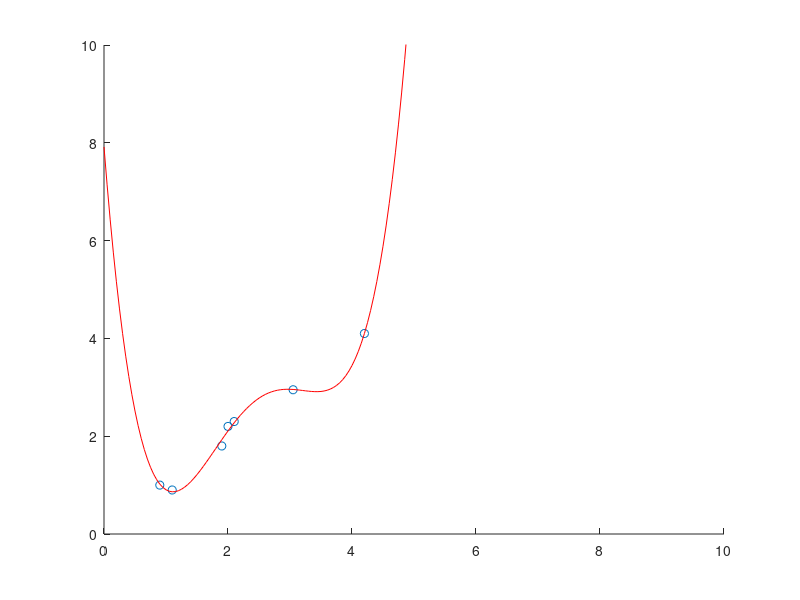

The MATLAB script that drew this image:
%aproksimavimas
function main
clc
clear all
xmin=0; xmax=10; ymin=0; ymax=10;
figure(1); hold on; axis([xmin xmax ymin ymax]);
X=[0.9 1.1 1.9 2 2.1 3.05 4.2];
Y=[1 0.9 1.8 2.2 2.3 2.95 4.1];
plot(X, Y, 'o');
m=5;
n=length(X);
G=base(m,X);
C=(G'*G)\(G'*Y');
s=sprintf('%5.2g', C(1));
for i=1:m-1
    s=[s, sprintf('+%5.2gx^d', C(i+1), i)];
end
s=strrep(s, '+ -', '-');
nnn=200;
xxx=xmin:(xmax-xmin)/nnn:xmax;
Gv=base(m, xxx);
fff=Gv*C;
plot(xxx, fff, 'r-');
end

function G=base(m, x)
for i=1:m
    G(:, i)=x.^(i-1);
end
return
end